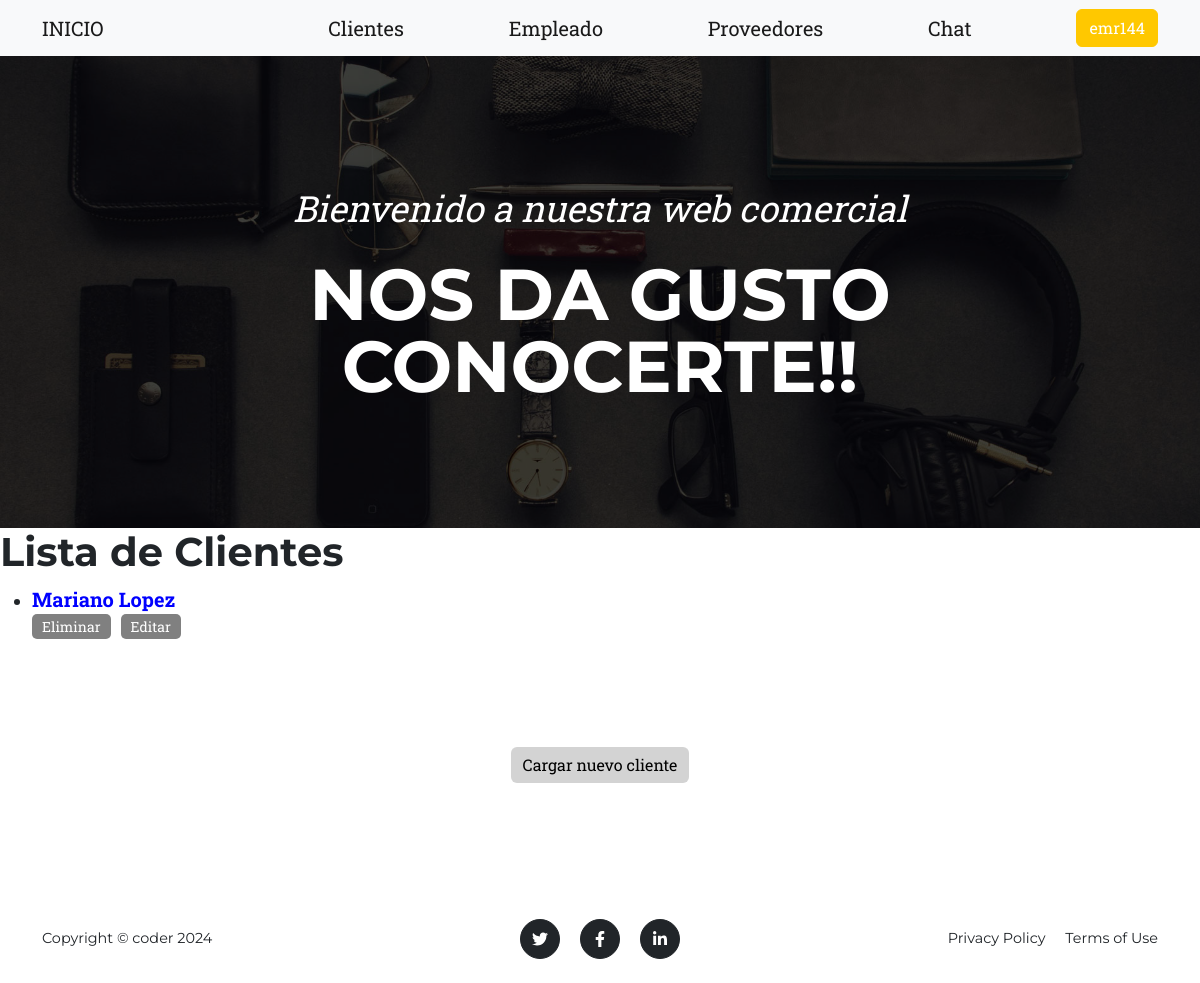
The app's page /app/cliente-lista/ (signed in) with its own data.
### Startapp/models.py (models this page shows, shortened)
class CustomUser(AbstractUser):
    email = models.EmailField(unique=True)
    image = models.ImageField(upload_to='profiles/', null=True, blank=True)

### AppProyectoFinal/models.py (models this page shows, shortened)
class ClienteCla(models.Model):
    nombre = models.CharField(max_length=100)
    apellido = models.CharField(max_length=100)
    email = models.EmailField(unique=True)
    telefono = models.CharField(max_length=15, blank=True)
    direccion = models.TextField(blank=True)

### AppProyectoFinal/views.py (the view)
# urls.py: path('cliente-lista/', ClienteList.as_view(), name='ListaCliente'),
class ClienteList(ListView):
    model = ClienteCla
    template_name = "Cliente_list.html"
    context_object_name="clientes"

### AppProyectoFinal/templates/Cliente_list.html (shortened to what this page needs)
{% extends "Padre.html" %}
{% load static %}
{% block contenidoQueCambia %}
<h1>Lista de Clientes</h1>
<ul>
    {% for cliente in clientes %}
        <li>
            <a href="{% url 'DetalleCliente' cliente.id %}" class="clickable-link">
                {{ cliente.nombre }} {{ cliente.apellido }}
            </a>
        </li>
        <div>
            <div style="display: flex; gap: 10px;">
                <form action="{% url 'EliminaCliente' cliente.id %}" method="get" style="margin: 0;">
                    <button type="submit" style="
                        background-color: grey; /* Rojo */
                        color: white;
                        padding: 2px 10px;
                        border: none;
                        border-radius: 5px;
                        cursor: pointer;
                        font-size: 14px;">
                        Eliminar
                    </button>
                </form>
                <form action="{% url 'ActualizaCliente' cliente.id %}" method="get" style="margin: 0;">
                    <button type="submit" style="
                        background-color: grey; /* Verde */
                        color: white;
                        padding:2px 10px;
                        border: none;
                        border-radius: 5px;
                        cursor: pointer;
                        font-size: 14px;">
                        Editar
                    </button>
                </form>
            </div>
        </div>
    {% endfor %}
</ul>
<body>
    <div class="button-container">
        <a href="{% url 'CreaCliente' %}" class="btn btn-custom">Cargar nuevo cliente</a>
    </div>
</body>
{% endblock %}

### AppProyectoFinal/templates/Padre.html (shortened to what this page needs)
<!DOCTYPE html>
<html lang="es">
<head>
    {% load static %}
    <link href="{% static 'css/styles.css' %}" rel="stylesheet">
</head>
<body id="page-top">
    <nav class="navbar navbar-light bg-light static-top">
        <div class="container">
            <div style="padding-right: 120px;">
                <a class="navbar-brand" href="{% url 'inicio' %}">INICIO</a>
            </div>
            <a class="navbar-brand" href="{% url 'ListaCliente' %}">Clientes</a>
            <a class="navbar-brand" href="{% url 'ListaEmpleado' %}">Empleado</a>
            <a class="navbar-brand" href="{% url 'ListaProveedor' %}">Proveedores</a>
            <a class="navbar-brand" href="{% url 'chat' %}">Chat</a>
            {% if user.is_authenticated %}
                <a class="btn btn-primary" href="{% url 'user' %}">{{ user.username }} </a>
            {% else %}
                <a class="btn btn-primary" href="{% url 'login' %}">Ingresar</a>
            {% endif %}
        </div>
    </nav>
    <header class="masthead">
        <div class="container">
            <div class="masthead-subheading">Bienvenido a nuestra web comercial</div>
            <div class="masthead-heading text-uppercase">Nos da gusto conocerte!!</div>
        </div>
    </header>
    {% block contenidoQueCambia %}
    {% endblock %}
    <footer class="footer py-4">
        <div class="container">
            <div class="row align-items-center">
                <div class="col-lg-4 text-lg-start">Copyright &copy; coder 2024 </div>
                <div class="col-lg-4 my-3 my-lg-0">
                    <a class="btn btn-dark btn-social mx-2" href="#!" aria-label="Twitter"><i class="fab fa-twitter"></i></a>
                    <a class="btn btn-dark btn-social mx-2" href="#!" aria-label="Facebook"><i class="fab fa-facebook-f"></i></a>
                    <a class="btn btn-dark btn-social mx-2" href="#!" aria-label="LinkedIn"><i class="fab fa-linkedin-in"></i></a>
                </div>
                <div class="col-lg-4 text-lg-end">
                    <a class="link-dark text-decoration-none me-3" href="#!">Privacy Policy</a>
                    <a class="link-dark text-decoration-none" href="#!">Terms of Use</a>
                </div>
            </div>
        </div>
    </footer>
</body>
</html>

### AppProyectoFinal/templates/Cliente_list.html (style rules this page uses)
.clickable-link { font-size: 20px; text-decoration: none; color: blue; font-weight: bold; }
.btn-custom { background-color: #d3d3d3; color: black; border: none; margin-bottom: 20px; }
.button-container { display: flex; justify-content: center; align-items: center; height: 30vh; flex-direction: column; }

### records on screen
CustomUser: username "emr144"
ClienteCla: nombre "Mariano", apellido "Lopez"
